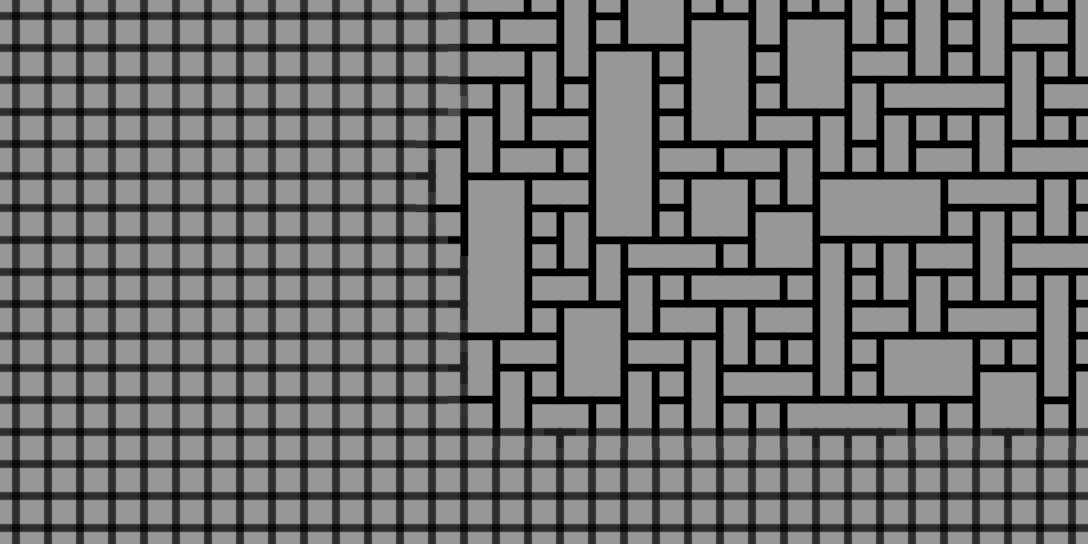
#> input picture projects/game_dev/wave-function-collapse/java/WaveFunctionCollapsev2/frames/00229.png, 1088 x 544 px; its folder holds 4 pictures in this run
$ jupyter execute --allow-errors pngs-to-gif.ipynb
#> lines starting #> are read from the running program, lines starting #| are printed output that depends on the picture
[cell 1]
import imageio
images = []
#> (the rest of this cell did not finish here and is left out)

[cell 2]
import imageio
from PIL import Image
import os

[cell 3]
images = []
for filename in os.listdir('./java/WaveFunctionCollapsev2/frames/'):
    img = Image.open(os.path.join('./java/WaveFunctionCollapsev2/frames/', filename))
#> img is the input picture: PIL image 1088x544 RGB; min 0, max 151, mean 104.3
    img = img.resize((400, 400))
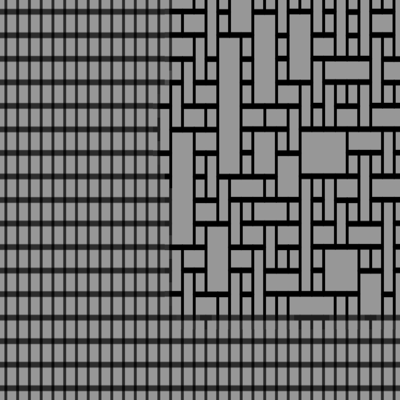
#> img: PIL image 400x400 RGB; min 0, max 161, mean 104.5
    img.save(os.path.join('./java/WaveFunctionCollapsev2/frames-temp/', filename))

    images.append(imageio.imread(os.path.join('./java/WaveFunctionCollapsev2/frames-temp/', filename)))
#> pass 2 of the loop `for filename in os.listdir('./java/WaveFunctionCollapsev2/frames/'):`:
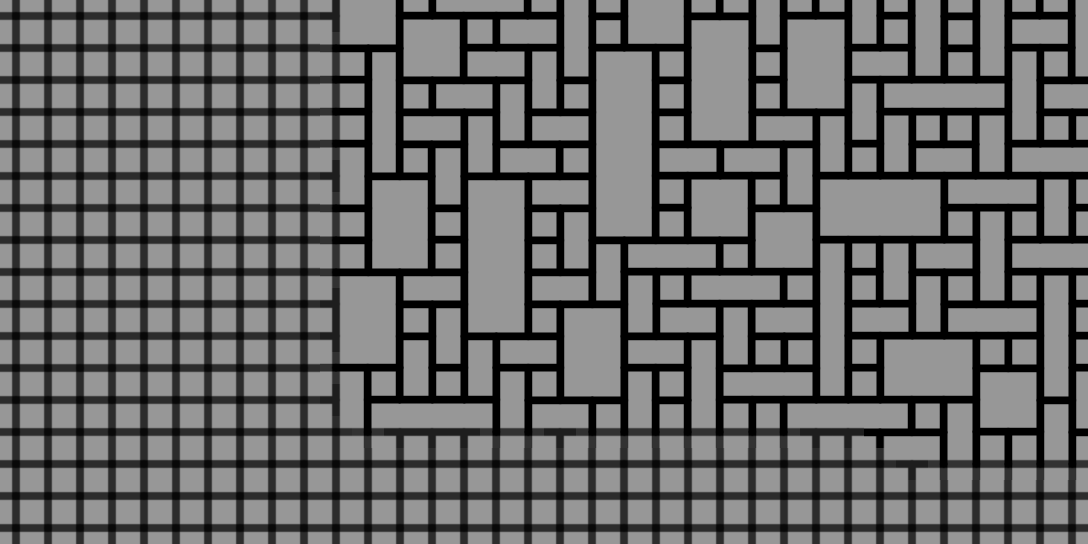
#> input picture projects/game_dev/wave-function-collapse/java/WaveFunctionCollapsev2/frames/00279.png, 1088 x 544 px
#> img is the input picture: PIL image 1088x544 RGB; min 0, max 151, mean 104.6
#> `img = img.resize((400, 400))`:
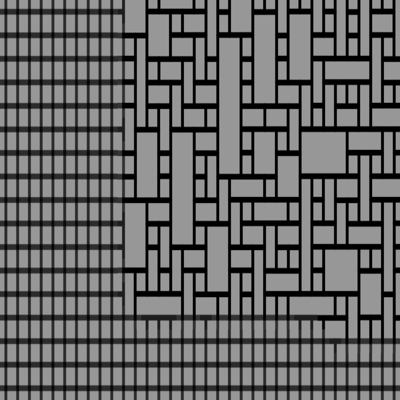
#> img: PIL image 400x400 RGB; min 0, max 161, mean 104.8
#> pass 3 of the loop `for filename in os.listdir('./java/WaveFunctionCollapsev2/frames/'):`:
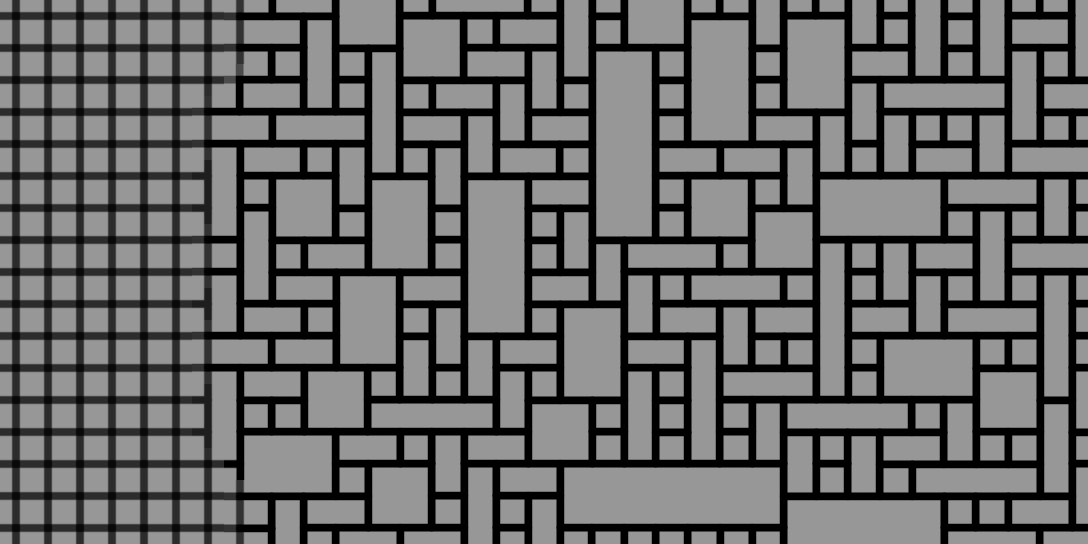
#> input picture projects/game_dev/wave-function-collapse/java/WaveFunctionCollapsev2/frames/00413.png, 1088 x 544 px
#> img is the input picture: PIL image 1088x544 RGB; min 0, max 151, mean 105.3
#> `img = img.resize((400, 400))`:
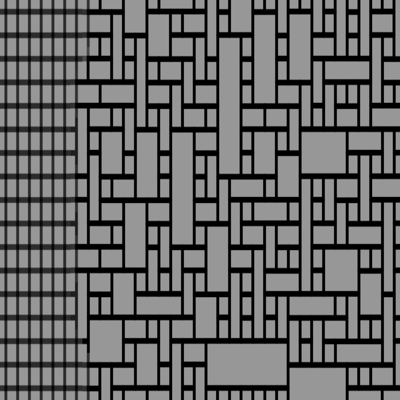
#> img: PIL image 400x400 RGB; min 0, max 161, mean 105.6
#> the loop made 4 passes; the first 3 are shown

imageio.mimsave('gif1.gif', images)
